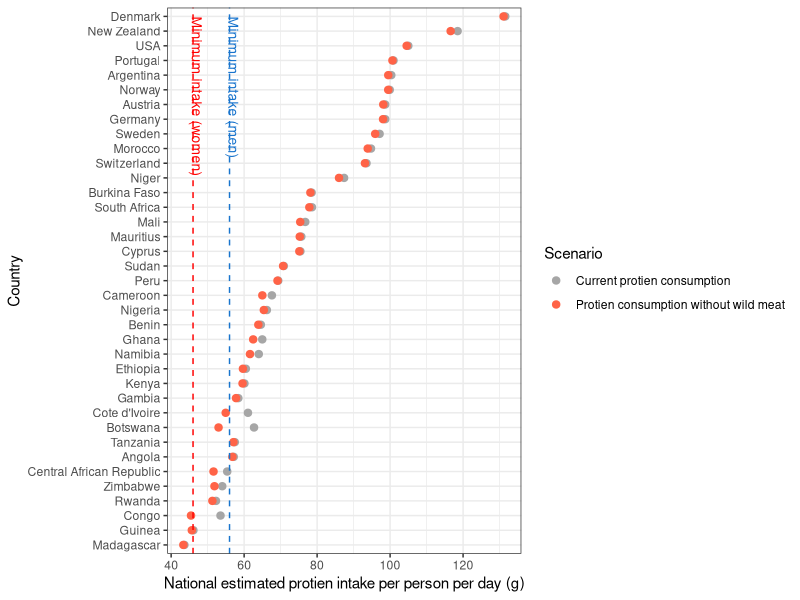
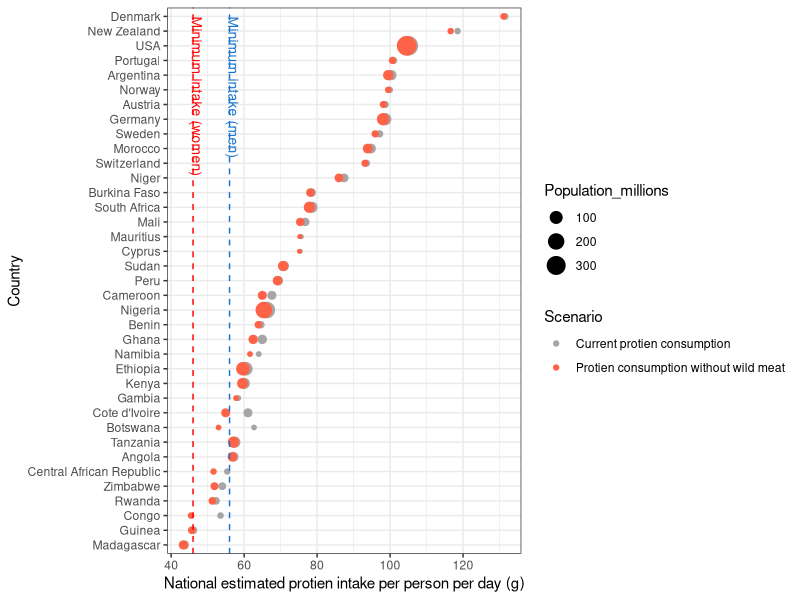
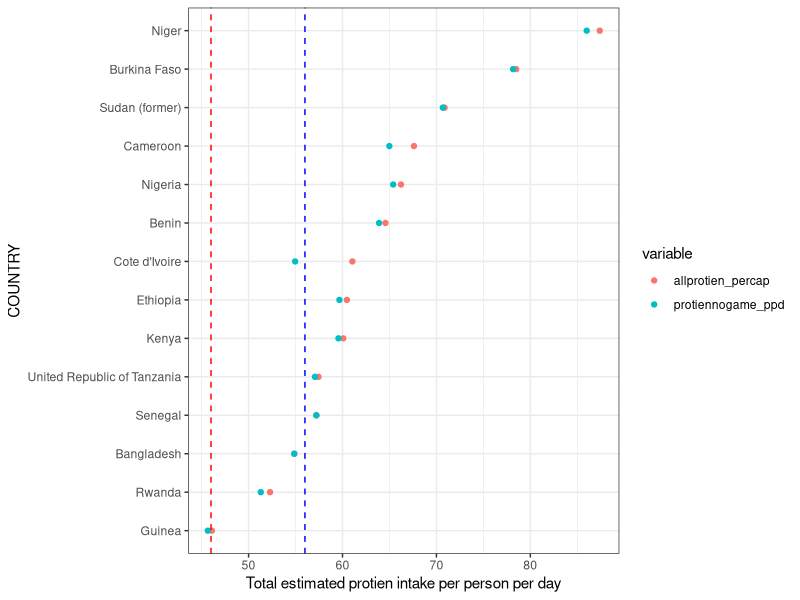
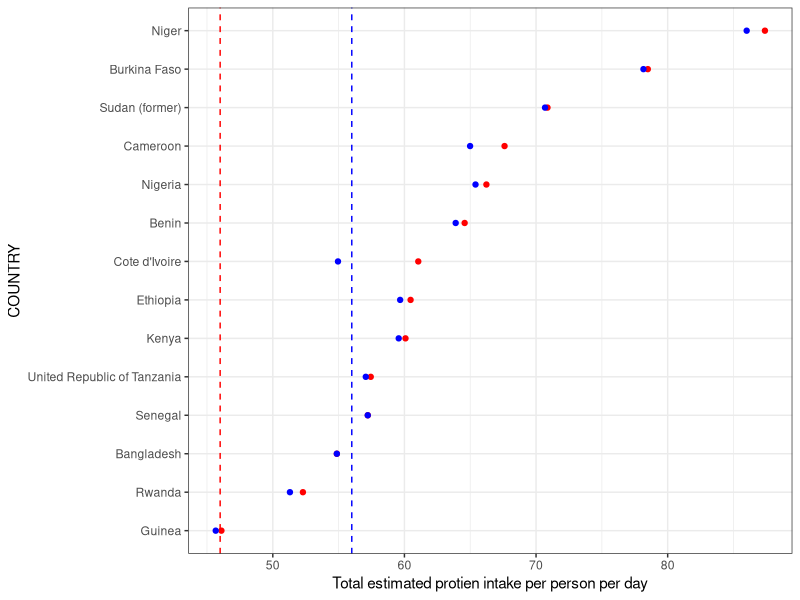
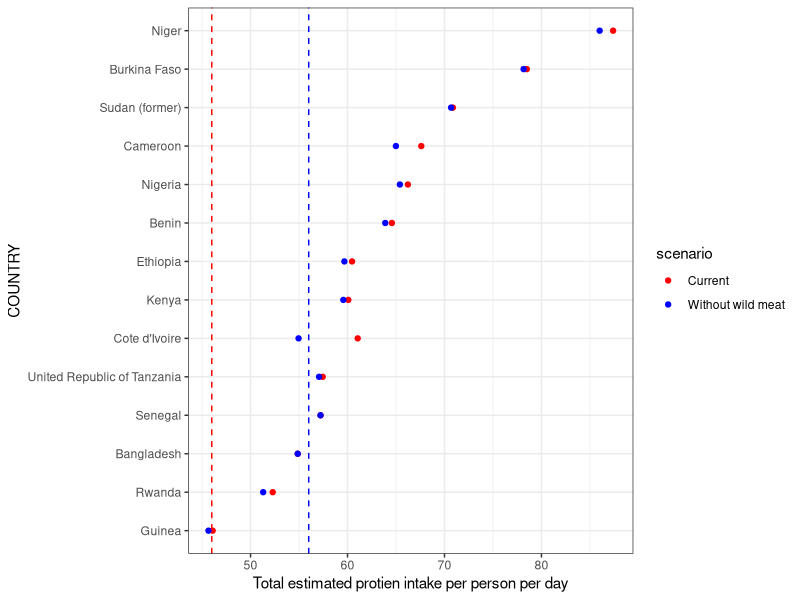
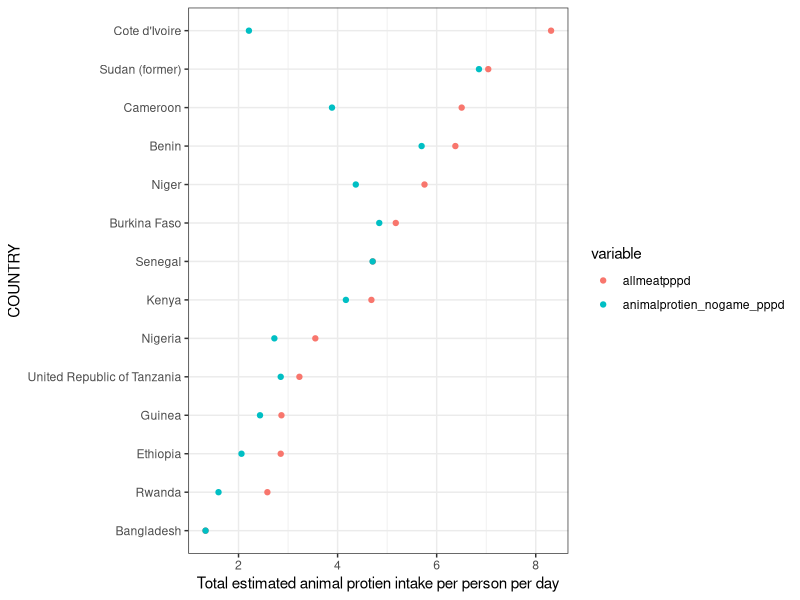

Reproduce these figures in R, in order.
# Playing with figure for food security impacts

# Packages -----
library(tidyverse)
library(dplyr)
library(tidyr)
library(ggplot2)

rm(list=ls())

# Get data -----
prot <- read_csv("ProcessedData/GENusData_cleaned.csv")
fs <- read_csv("Data/FoodSecurity.csv")
d1 <- left_join(prot, fs, by = c("ISO3" = "ISO"))
d1$animalprotien_nogame_pppd <- d1$allmeatpppd - d1$gamepppd

# filter data by countries with >1% protien pppd from game -----
mostgame <- d1 %>%
  filter(percent_game_pppd > 1) %>%
  filter(allprotien_percap > 0) %>%
  filter(protiennogame_ppd != "NA") %>%
  filter(allprotien_percap != "NA") %>%
  filter(COUNTRY != "NA")

mostg_mod1 <- mostgame %>%
  select(COUNTRY, allprotien_percap, protiennogame_ppd) %>%
  pivot_longer(cols = -COUNTRY,
               names_to = "Scenario",
               values_to = "PerCapProtein")

mostg_mod <- left_join(mostg_mod1, prot, by = "COUNTRY")
mostg_mod$Population_millions <- mostg_mod$Pop / 1000000

# make plots -----

# with uniform dot sizes
ggplot(mostg_mod, 
       aes(x = reorder(COUNTRY, PerCapProtein), 
           y = PerCapProtein,
           colour = Scenario)) + 
  geom_point(size = 2.2) +
  scale_colour_manual(values = c("Grey65", "tomato1"),
                      labels = c("Current protien consumption", "Protien consumption without wild meat")) + 
  labs (x = "Country", y = "National estimated protien intake per person per day (g)") +
  geom_hline(yintercept=56, linetype="dashed", color = "dodgerblue3") + 
  geom_hline(yintercept=46, linetype="dashed", color = "red") +
  theme_bw() +
  coord_flip() +
  annotate(geom="text", x=37, y=47, label="Minimum intake (women)", angle = 270, colour = "red", size = 3.5, hjust = 0) +
  annotate(geom="text", x=37, y=57, label="Minimum intake (men)", angle = 270, colour = "dodgerblue3", size = 3.5, hjust = 0) +
  scale_x_discrete(labels=c("United Republic of Tanzania" = "Tanzania",
                            "United States of America" = "USA",
                            "Sudan (former)" = "Sudan"))

# with Pop size dot sizes
ggplot(mostg_mod, 
       aes(x = reorder(COUNTRY, PerCapProtein), 
           y = PerCapProtein,
           colour = Scenario,
           size = Population_millions)) + 
  geom_point() +
  scale_colour_manual(values = c("Grey65", "tomato1"),
                      labels = c("Current protien consumption", "Protien consumption without wild meat")) + 
  labs (x = "Country", y = "National estimated protien intake per person per day (g)") +
  geom_hline(yintercept=56, linetype="dashed", color = "dodgerblue3") + 
  geom_hline(yintercept=46, linetype="dashed", color = "red") +
  theme_bw() +
  coord_flip() +
  annotate(geom="text", x=37, y=47, label="Minimum intake (women)", angle = 270, colour = "red", size = 3.5, hjust = 0) +
  annotate(geom="text", x=37, y=57, label="Minimum intake (men)", angle = 270, colour = "dodgerblue3", size = 3.5, hjust = 0) +
  scale_x_discrete(labels=c("United Republic of Tanzania" = "Tanzania",
                            "United States of America" = "USA",
                            "Sudan (former)" = "Sudan"))

# some other plots I tried but decided not to use -----
lowfs <- d1 %>%
  filter(FS_rank > 80) %>%
  filter(allprotien_percap > 0) %>%
  filter(protiennogame_ppd != "NA") %>%
  filter(allprotien_percap != "NA") %>%
  filter(allprotien_percap < 100)

f1 <- ggplot(lowfs, 
             aes (x = reorder(COUNTRY, allprotien_percap),
                  y = value, # You don't actually need this because you're defining "y" in each point
                  color = variable)) + # You don't need this either, again, it's defined below
  geom_point (aes(y = allprotien_percap, 
                  col = "allprotien_percap")) + # Also unnecessary — this variable is what you're plotting, 
  # not a colour / grouping variable
  geom_point (aes(y = protiennogame_ppd, col = "protiennogame_ppd")) +
  labs (x = "COUNTRY", y = "Total estimated protien intake per person per day") +
  geom_hline(yintercept=56, linetype="dashed", color = "blue") + 
  geom_hline(yintercept=46, linetype="dashed", color = "red") +
  theme_bw() +
  coord_flip()
f1

# DRW edit: so the issue here is that you're plotting separate variables for the different points
# Two ways you can do this:
ggplot(lowfs, 
       aes(x = reorder(COUNTRY, allprotien_percap))) + 
  geom_point(aes(y = allprotien_percap),
             # Add the colour manually here - you want all this variable to be coloured the same
             colour = "red") +
  geom_point(aes(y = protiennogame_ppd),
             # Add the colour manually here
             colour = "blue") +
  labs (x = "COUNTRY", y = "Total estimated protien intake per person per day") +
  geom_hline(yintercept=56, linetype="dashed", color = "blue") + 
  geom_hline(yintercept=46, linetype="dashed", color = "red") +
  theme_bw() +
  coord_flip()

# The more "ggplot" way of doing this, would be to reshape your data so that it is in the 
# "long form". It might be easier to draw arrows with the other way though?
lowfs_mod <- lowfs %>%
  select(COUNTRY, allprotien_percap, protiennogame_ppd) %>%
  pivot_longer(cols = -COUNTRY, 
               names_to = "scenario",
               values_to = "PerCapProtein") 

ggplot(lowfs_mod, 
       aes(x = reorder(COUNTRY, PerCapProtein), 
           y = PerCapProtein,
           colour = scenario)) + 
  geom_point() +
  scale_colour_manual(values = c("Red", "Blue"),
                      labels = c("Current", "Without wild meat")) + 
  labs (x = "COUNTRY", y = "Total estimated protien intake per person per day") +
  geom_hline(yintercept=56, linetype="dashed", color = "blue") + 
  geom_hline(yintercept=46, linetype="dashed", color = "red") +
  theme_bw() +
  coord_flip()


f2<- ggplot(lowfs, aes (x = reorder(COUNTRY, allmeatpppd), y = value, color = variable)) +
  geom_point (aes(y = allmeatpppd, col = "allmeatpppd")) +
  geom_point (aes(y = animalprotien_nogame_pppd, col = "animalprotien_nogame_pppd")) +
  labs (x = "COUNTRY", y = "Total estimated animal protien intake per person per day") +
  theme_bw() +
  coord_flip()
f2


